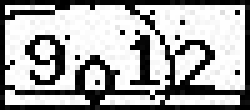
#> input picture loanMaterial/a.jpg, 50 x 22 px, given in place of a.png, which was not available (shown 5 times larger)
$ python prepro.py
#> lines starting #> are read from the running program, lines starting #| are printed output that depends on the picture; after the words box and inside, x2 and y2 are one past the last pixel; in counts of white or black regions, pixels touching at a corner belong together; pictures that were not available may be replaced by others from this repository, and a replacement may not be noted
#!/usr/bin/env python
# coding=utf-8
import cv2
import sys
import os

if __name__ == '__main__':
    os.system("tesseract a.png result1")

    img = cv2.imread('a.png', 0)    # 读取参数作为文件名
#> img is the input picture: shape (22, 50); min 0, max 255, mean 167
    adaptive = cv2.adaptiveThreshold(img, 255,
        cv2.ADAPTIVE_THRESH_GAUSSIAN_C, cv2.THRESH_BINARY, 11, 2)   # 自适应二值化
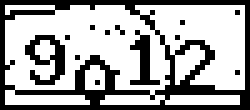
#> adaptive: shape (22, 50) (shown 5 times larger); 65.7% white; black in thin lines or dots

    adaptive = cv2.medianBlur(adaptive,3)
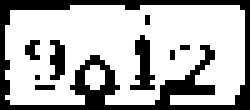
#> adaptive: shape (22, 50) (shown 5 times larger); 69.9% white; black in thin lines or dots
    adaptive = adaptive[3:-3, 3:-3]     # 去掉周围的一点点边界

    k = 1
    adaptive = cv2.blur(adaptive, (k,k))
    #adaptive = cv2.GaussianBlur(adaptive, (k,k), 3)

    cv2.imwrite('test.png', adaptive)   # 存起来
    os.system("tesseract test.png result")
